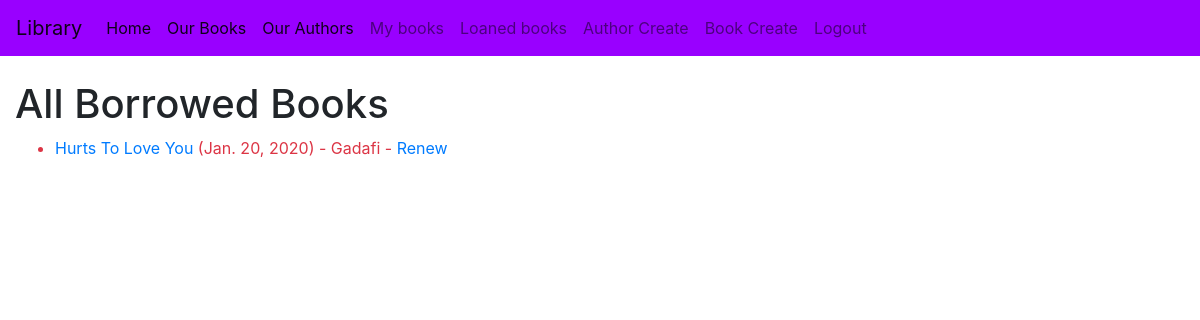
Page /catalog/borrowed/ (signed in) on the committed database.
### catalog/models.py (models this page shows, shortened)
class BookInstance(models.Model):
    id = models.UUIDField(primary_key=True, default=uuid.uuid4, help_text='Unique ID for this particular book across whole library')
    book = models.ForeignKey('Book', on_delete=models.SET_NULL, null=True)
    imprint = models.CharField(max_length=200)
    due_back = models.DateField(null=True, blank=True)
    borrower = models.ForeignKey(User, on_delete=models.SET_NULL, null=True, blank=True)
    LOAN_STATUS = (
        ('m', 'Maintenance'),
        ('o', 'On loan'),
        ('a', 'Available'),
        ('r', 'Reserved'),
    )
    status = models.CharField(
        max_length=1,
        choices=LOAN_STATUS,
        blank=True,
        default='m',
        help_text='Book availability',
    )
    class Meta:
        ordering = ['due_back']
        permissions = (("can_mark_returned", "Set book as returned"),)
    @property
    def is_overdue(self):
        if self.due_back and date.today() > self.due_back:
            return True
        return False

class Book(models.Model):
    title = models.CharField(max_length=200)
    author = models.ForeignKey('Author', on_delete=models.SET_NULL, null=True)
    summary = models.TextField(max_length=1000, help_text='Enter a brief description of the book')
    isbn = models.CharField('ISBN', max_length=13, help_text='13 Character <a href="https://www.isbn-international.org/content/what-isbn">ISBN number</a>')
    genre = models.ManyToManyField(Genre, help_text='Select a genre for this book')
    language = models.ForeignKey('Language', on_delete=models.SET_NULL, null=True)
    image= models.ImageField('upload_to =book_thumbnails', default ='library.jpg')

### catalog/views.py (the view)
# urls.py: path(r'borrowed/', views.LoanedBooksAllListView.as_view(), name='all-borrowed'),
class LoanedBooksAllListView(PermissionRequiredMixin, generic.ListView):
    model = BookInstance
    permission_required = 'catalog.can_mark_returned'
    template_name = 'bookinstance_list_borrowed_all.html'
    paginate_by = 10
    def get_queryset(self):
        return BookInstance.objects.filter(status__exact='o').order_by('due_back')

### templates/bookinstance_list_borrowed_all.html
{% extends "base.html" %}
{% block content %}
    <h1>All Borrowed Books</h1>
    {% if bookinstance_list %}
    <ul>
      {% for bookinst in bookinstance_list %}
      <li class="{% if bookinst.is_overdue %}text-danger{% endif %}">
        <a href="{% url 'book-detail' bookinst.book.pk %}">{{bookinst.book.title}}</a> ({{ bookinst.due_back }}) {% if user.is_staff %}- {{ bookinst.borrower }}{% endif %} {% if perms.catalog.can_mark_returned %}- <a href="{% url 'renew-book-librarian' bookinst.id %} ">Renew</a>  {% endif %}
      </li>
      {% endfor %}
    </ul>
    {% else %}
      <p>There are no books borrowed.</p>
    {% endif %}
{% endblock %}

### rows in the picture
BookInstance: book "Hurts To Love You", due_back "Jan. 20, 2020", borrower "Gadafi"
